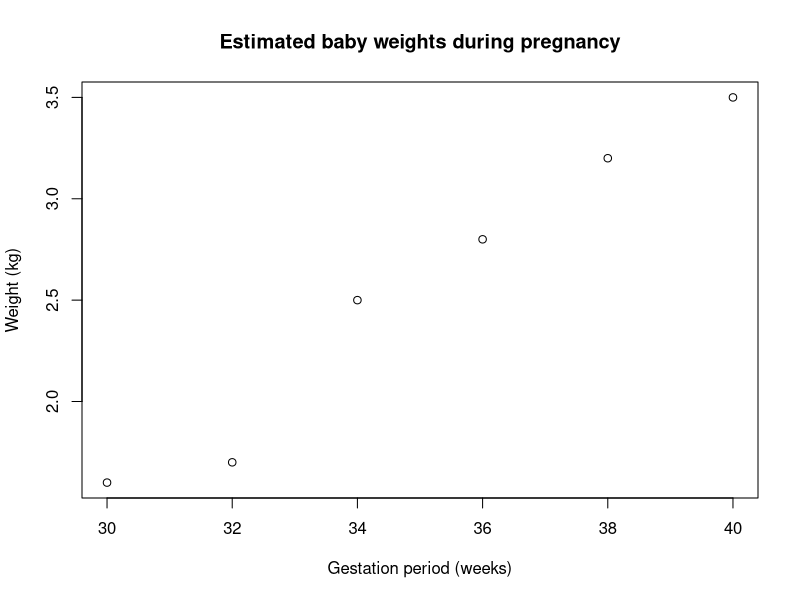
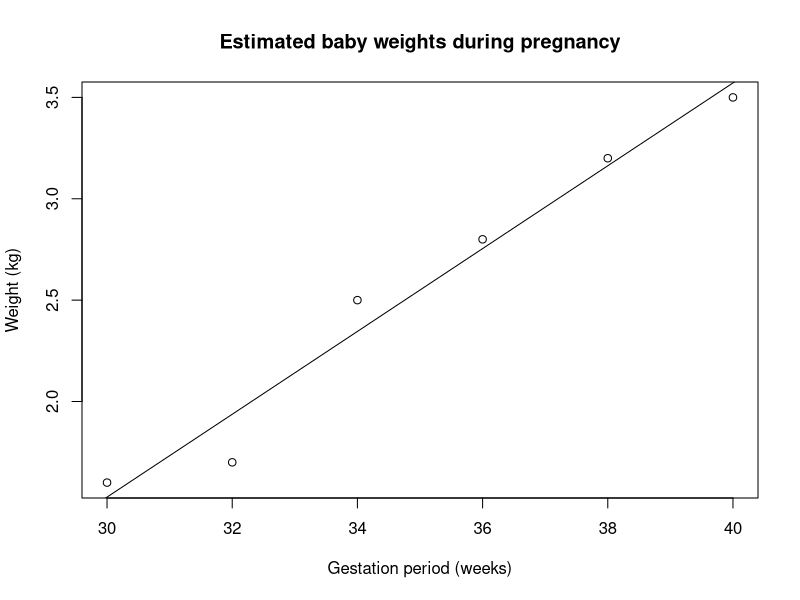
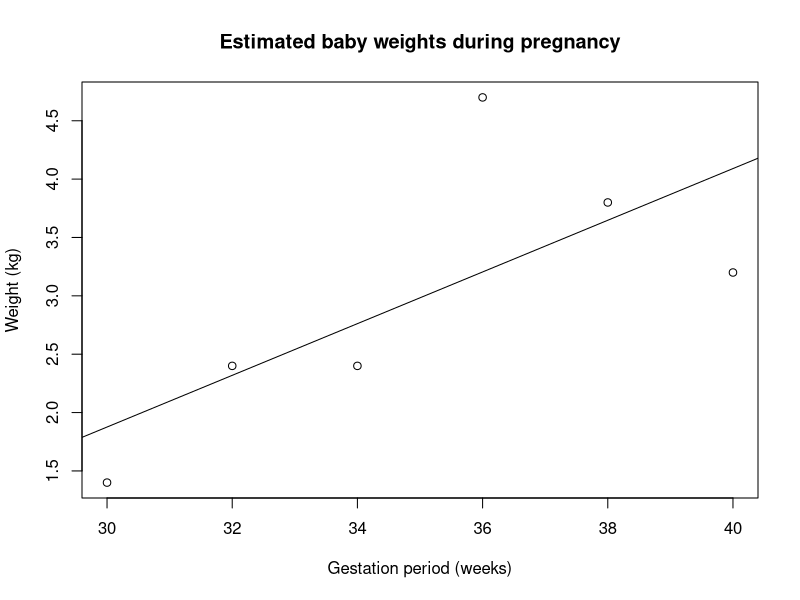
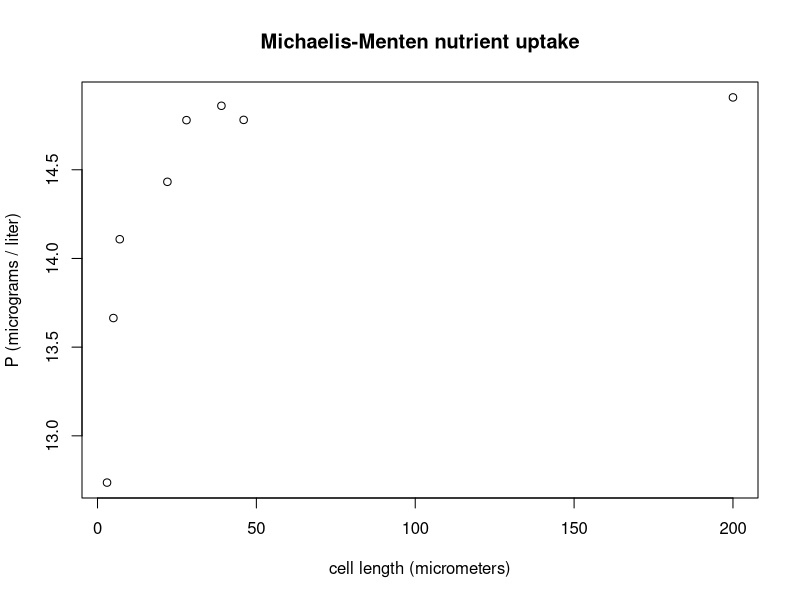
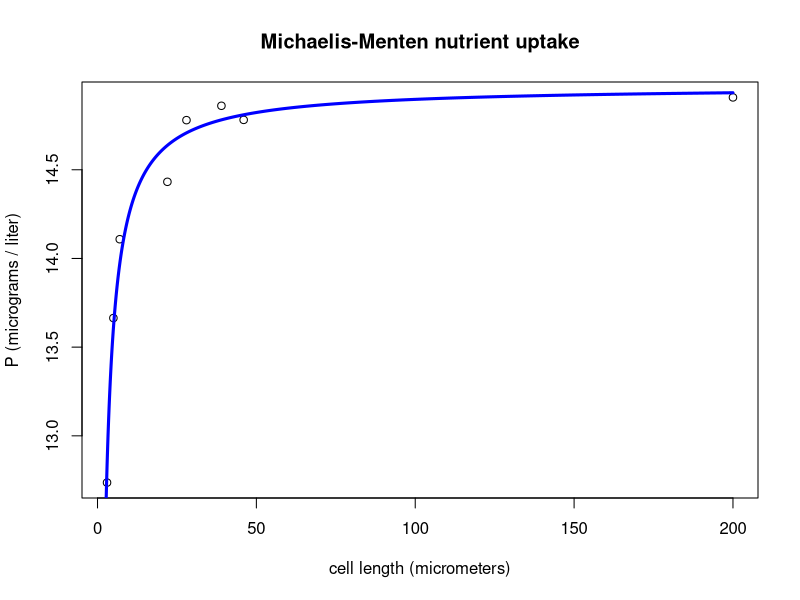

The R source for these figures, in order:
## ---- chunk 1
knitr::opts_chunk$set(echo = TRUE)
library(knitr)
## ---- chunk 2
baby <- matrix(data=cbind(c(30,32,34,36,38,40),c(1.6,1.7,2.5,2.8,3.2,3.5)),nrow=6,ncol=2,dimnames=list(NULL,c("gestation","weight")))
baby <- as.data.frame(baby)
knitr::kable(baby,format="markdown",padding=-1L,align="l")
## ---- chunk 3
baby <- matrix(data=cbind(c(30,32,34,36,38,40),c(1.6,1.7,2.5,2.8,3.2,3.5)),nrow=6,ncol=2,dimnames=list(NULL,c("gestation","weight")))
baby <- as.data.frame(baby)
## ---- chunk 4
plot(baby, main = "Estimated baby weights during pregnancy", xlab = "Gestation period (weeks)", ylab = "Weight (kg)")
## ---- chunk 5
# Fit linear model
model = lm(weight ~ gestation,data=baby)
# Examine model
summary(model)
## ---- chunk 6
model
## ---- chunk 7
deviance(model)
## ---- chunk 8
plot(baby, main = "Estimated baby weights during pregnancy", xlab = "Gestation period (weeks)", ylab = "Weight (kg)")
abline(model)
## ---- chunk 9
baby2 <- matrix(data=cbind(c(30,32,34,36,38,40),c(1.4,2.4,2.4,4.7,3.8,3.2)),nrow=6,ncol=2,dimnames=list(NULL,c("gestation","weight")))
baby2 <- as.data.frame(baby2)
model2 = lm(weight ~ gestation,data=baby2)
## ---- chunk 10
knitr::kable(baby2,format="markdown",padding=-1L,align="c")
plot(baby2, main = "Estimated baby weights during pregnancy", xlab = "Gestation period (weeks)", ylab = "Weight (kg)")
abline(model2)
## ---- chunk 11
set.seed(1234)
X <- c(3, 5, 7, 22, 28, 39, 46, 200)
a <- 15; b <- 0.5
Ye <- as.numeric( SSmicmen(X, a, b) )
res <- rnorm(8, 0, 0.1)
Y <- Ye + res
knitr::kable(as.data.frame(cbind(Y,X)),format="markdown",padding=-2L)
plot(X,Y, main = "Michaelis-Menten nutrient uptake", xlab = "cell length (micrometers)", ylab = "P (micrograms / liter)")
## ---- chunk 12
model.nls <- nls(Y ~ SSmicmen(X, a, b))
summary(model.nls)
## ---- chunk 13
newX <- as.data.frame(seq(0,200,by=.1))
colnames(newX) <- "X"
pred <- predict(model.nls, newX)
plot(X,Y, main = "Michaelis-Menten nutrient uptake", xlab = "cell length (micrometers)", ylab = "P (micrograms / liter)")
lines(newX$X, pred, lwd = 3, col = "blue")
